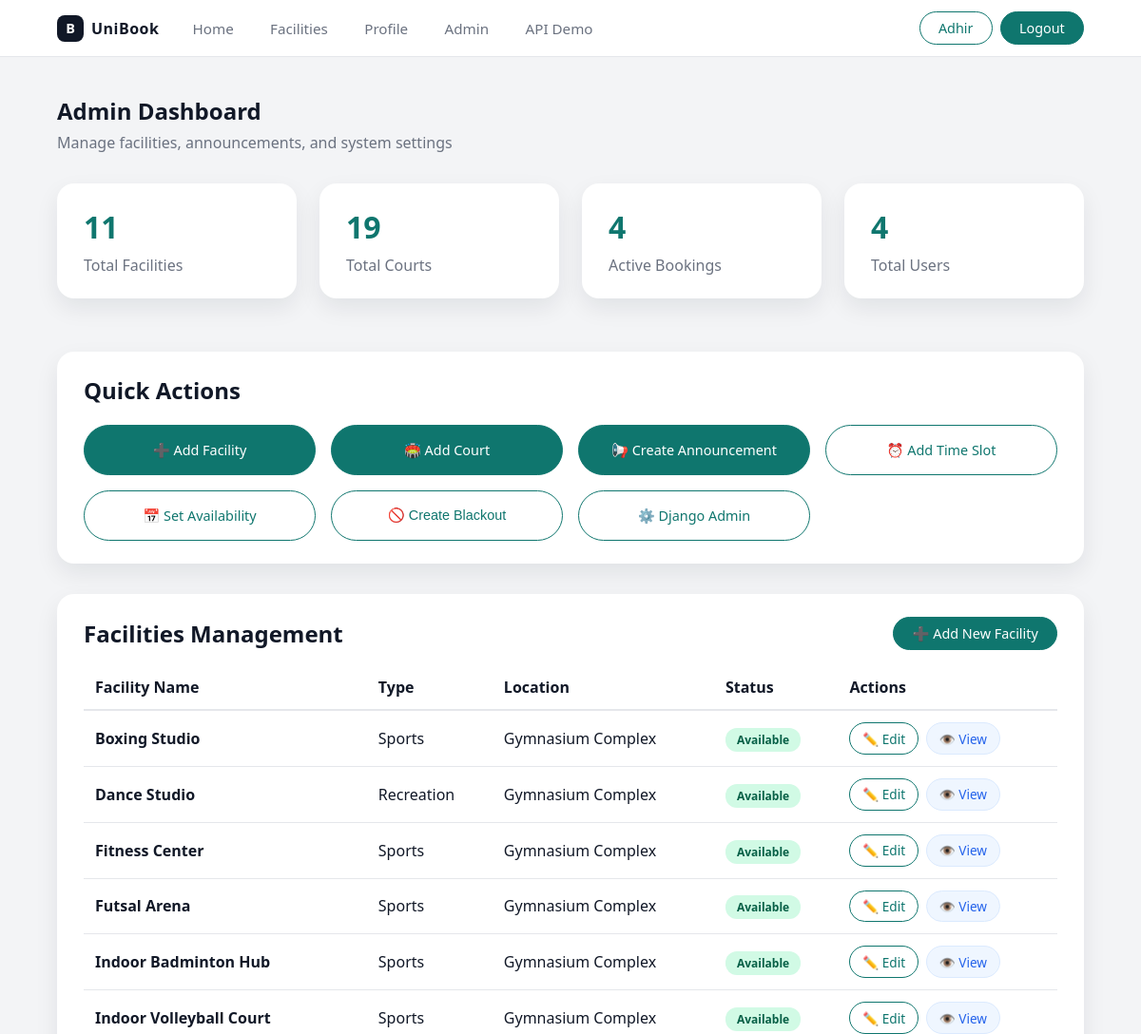
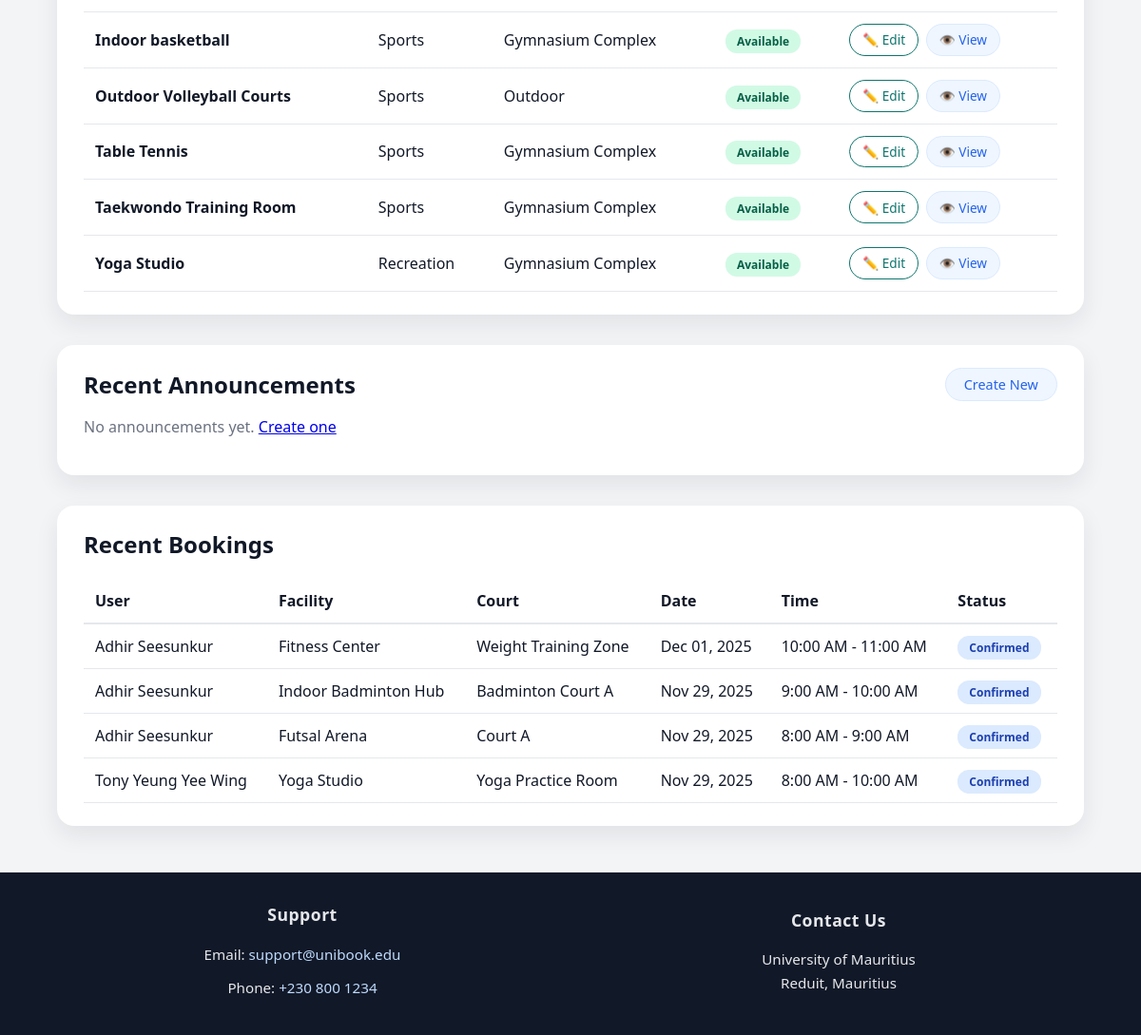
/manage/dashboard/ (signed in), run on an earlier commit of the app's database (2 pictures, top to bottom).
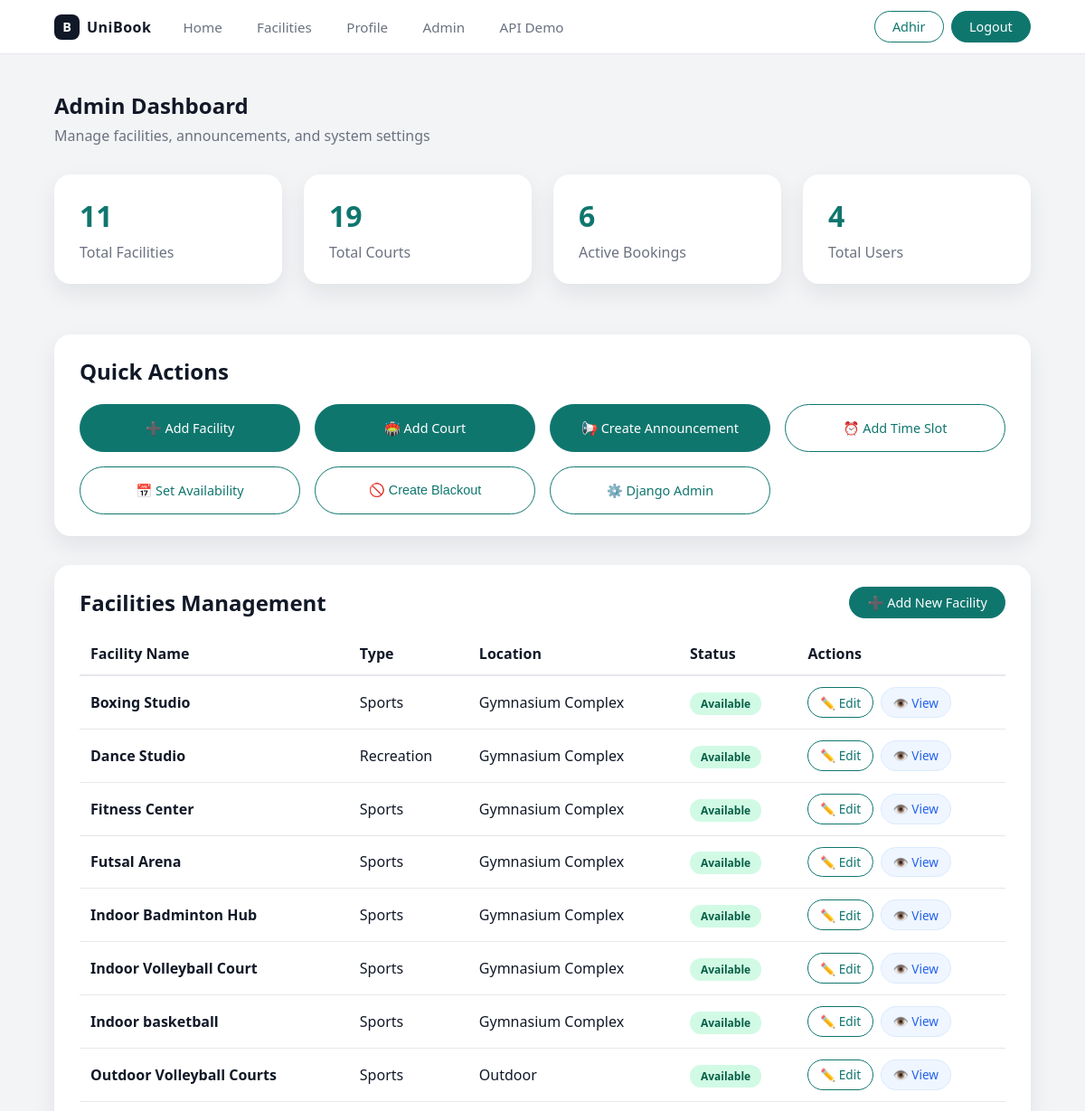
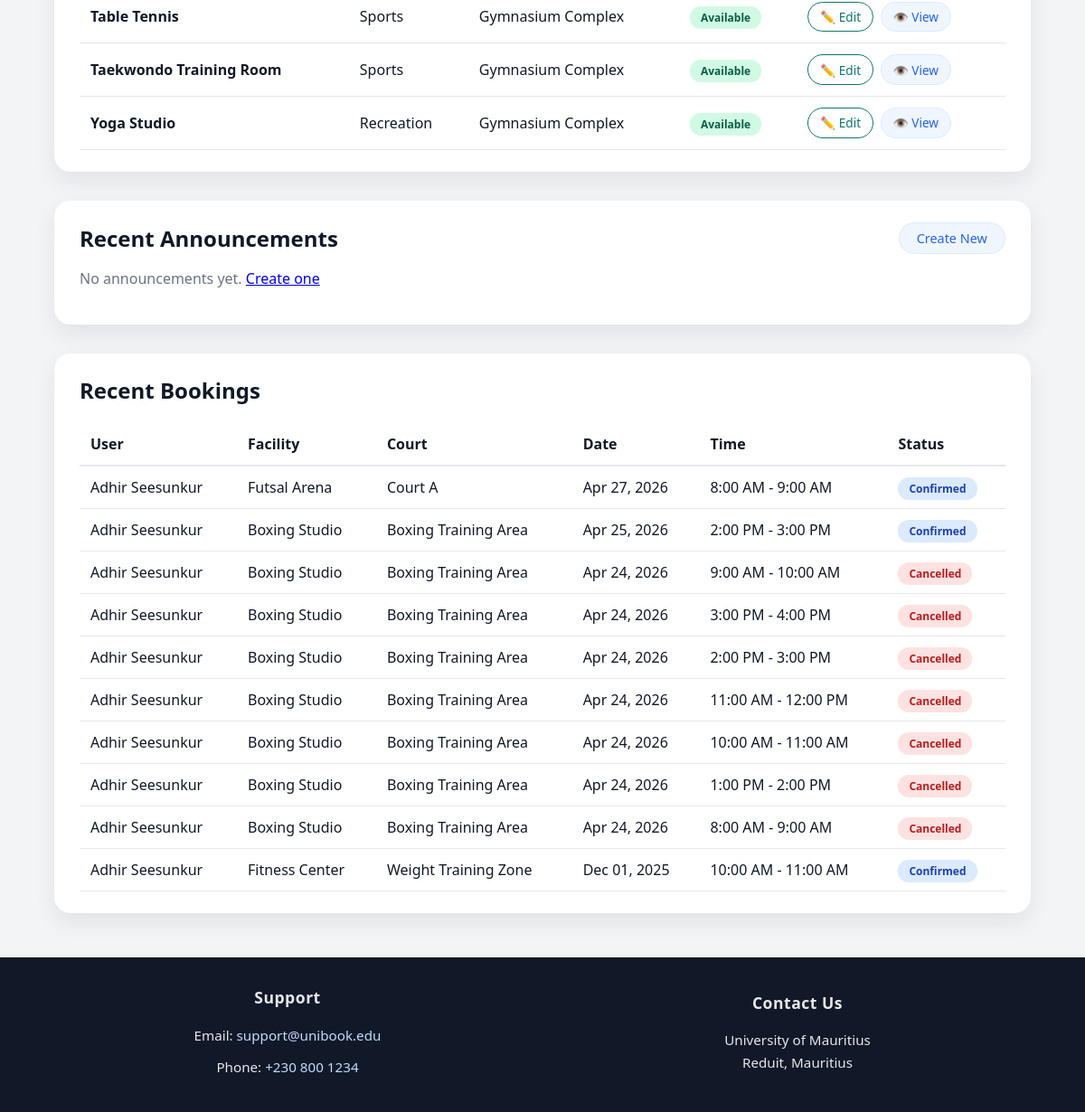
And on a later commit of the database (2 pictures, top to bottom).
### booking_sys/models.py (models this page shows, shortened)
class Facility(models.Model):
    FACILITY_TYPES = [
        ('sports', 'Sports'),
        ('recreation', 'Recreation'),
        ('academic', 'Academic'),
        ('other', 'Other'),
    ]
    FACILITY_STATUS = [
        ('available', 'Available'),
        ('maintenance', 'Under Maintenance'),
        ('closed', 'Closed'),
    ]
    facility_id = models.UUIDField(primary_key=True, default=uuid.uuid4, editable=False)
    facility_name = models.CharField(max_length=200)
    facility_type = models.CharField(max_length=20, choices=FACILITY_TYPES)
    location = models.CharField(max_length=300)
    description = models.TextField(blank=True)
    image_url = models.URLField(blank=True, null=True)
    facility_status = models.CharField(max_length=20, choices=FACILITY_STATUS, default='available')
    likes_count = models.PositiveIntegerField(default=0)

class Booking(models.Model):
    FULFILLMENT_STATUS = [
        ('pending', 'Pending'),
        ('confirmed', 'Confirmed'),
        ('cancelled', 'Cancelled'),
        ('completed', 'Completed'),
    ]
    booking_id = models.UUIDField(primary_key=True, default=uuid.uuid4, editable=False)
    user = models.ForeignKey(User, on_delete=models.CASCADE, related_name='bookings')
    facility = models.ForeignKey('Facility', on_delete=models.CASCADE, related_name='bookings')
    court = models.ForeignKey('Court', on_delete=models.CASCADE, related_name='bookings')
    booking_date = models.DateField()
    start_time = models.TimeField()
    end_time = models.TimeField()
    created_at = models.DateTimeField(auto_now_add=True)
    updated_at = models.DateTimeField(auto_now=True)
    notes = models.TextField(blank=True, default="")
    status = models.CharField(max_length=10, choices=FULFILLMENT_STATUS, default='confirmed')
    slot = models.ForeignKey('Slot', on_delete=models.SET_NULL, null=True, blank=True, related_name='date_bookings')
    class Meta:
        constraints = [
            models.UniqueConstraint(
                fields=['court', 'booking_date', 'start_time'],
                name='unique_court_date_time_booking'
            )
        ]
        ordering = ['booking_date', 'start_time']
        indexes = [
            models.Index(fields=['user', 'booking_date']),
            models.Index(fields=['facility', 'booking_date']),
            models.Index(fields=['court', 'booking_date']),
        ]

class User(AbstractUser):
    MEMBER_TYPES = [
        ('student', 'Student'),
        ('staff', 'Staff'),
        ('admin', 'Administrator'),
    ]
    user_id = models.UUIDField(primary_key=True, default=uuid.uuid4, editable=False)
    email = models.EmailField(unique=True, verbose_name="User Email")
    first_name = models.CharField(max_length=100)
    last_name = models.CharField(max_length=100)
    member_type = models.CharField(max_length=10, choices=MEMBER_TYPES)
    user_phone = models.CharField(max_length=15, blank=True, null=True)
    date_joined = models.DateTimeField(auto_now_add=True)
    is_active = models.BooleanField(default=True)
    USERNAME_FIELD = 'email'
    REQUIRED_FIELDS = ['username','first_name', 'last_name', 'member_type']

class Court(models.Model):
    COURT_STATUS = [
        ('available', 'Available'),
        ('maintenance', 'Under Maintenance'),
        ('closed', 'Closed'),
    ]
    court_id = models.UUIDField(primary_key=True, default=uuid.uuid4, editable=False)
    facility = models.ForeignKey(Facility, on_delete=models.CASCADE, related_name='courts')
    court_name = models.CharField(max_length=200)
    sport_type = models.CharField(max_length=100)
    capacity = models.PositiveIntegerField(validators=[MinValueValidator(1), MaxValueValidator(1000)])
    notes = models.TextField(blank=True, default="None")
    image_url = models.URLField(blank=True, null=True)
    court_status = models.CharField(max_length=20, choices=COURT_STATUS, default='available')

### booking_sys/views.py (the view)
# urls.py: path('manage/dashboard/', views.admin_dashboard, name='admin_dashboard'),
@login_required
@require_http_methods(["GET"])
def admin_dashboard(request):
    if not (request.user.is_staff or request.user.member_type == 'admin'):
        messages.error(request, 'You do not have permission to access this page.')
        return redirect('booking_sys:home')
    from django.utils import timezone
    from datetime import timedelta
    total_facilities = Facility.objects.count()
    total_courts = Court.objects.count()
    total_bookings = Booking.objects.count()
    active_bookings = Booking.objects.filter(status__in=['pending', 'confirmed']).count()
    total_users = User.objects.count()
    recent_announcements = Announcement.objects.filter(status='published').order_by('-created_at')[:5]
    recent_bookings = Booking.objects.order_by('-created_at')[:10]
    recent_users = User.objects.order_by('-date_joined')[:5]
    all_facilities = Facility.objects.all().order_by('facility_name')
    context = {
        'total_facilities': total_facilities,
        'total_courts': total_courts,
        'total_bookings': total_bookings,
        'active_bookings': active_bookings,
        'total_users': total_users,
        'recent_announcements': recent_announcements,
        'recent_bookings': recent_bookings,
        'recent_users': recent_users,
        'all_facilities': all_facilities,
    }
    return render(request, 'admin/dashboard.html', context)

### booking_sys/context_processors.py (called while the page is built)
def site_settings(request):
    return {
        'site_settings': SiteSettings.get_settings()
    }

### booking_sys/models.py (called while the page is built)
    @classmethod
    def get_settings(cls):
        obj, created = cls.objects.get_or_create(pk=1)
        return obj

### booking_sys/templates/admin/dashboard.html (shortened to what the changed rows need)
{% extends 'base.html' %}
{% block content %}
<section class="section">
  <div class="section-header">
    <h1>Admin Dashboard</h1>
  </div>
  <div class="card-grid" style="grid-template-columns: repeat(auto-fit, minmax(200px, 1fr)); margin-bottom: 2rem;">
    <div class="card-section">
      <h3 style="margin: 0; font-size: 2rem; color: var(--primary);">{{ active_bookings }}</h3>
      <p style="margin: 0.5rem 0 0 0; color: var(--text-muted);">Active Bookings</p>
    </div>
  </div>
  <div class="card-section" style="margin-bottom: 2rem;">
    <h2 style="margin-top: 0;">Quick Actions</h2>
  </div>
  <div class="card-section" style="margin-bottom: 2rem;">
    <div style="display: flex; justify-content: space-between; align-items: center; margin-bottom: 1rem;">
      <h2 style="margin: 0;">Facilities Management</h2>
    </div>
    {% if all_facilities %}
      <div style="overflow-x: auto;">
        <table style="width: 100%; border-collapse: collapse;">
          <thead>
            <tr style="border-bottom: 2px solid var(--border-subtle);">
              <th style="text-align: left; padding: 0.75rem;">Facility Name</th>
              <th style="text-align: left; padding: 0.75rem;">Type</th>
              <th style="text-align: left; padding: 0.75rem;">Location</th>
              <th style="text-align: left; padding: 0.75rem;">Status</th>
              <th style="text-align: left; padding: 0.75rem;">Actions</th>
            </tr>
          </thead>
          <tbody>
            {% for facility in all_facilities %}
              <tr style="border-bottom: 1px solid var(--border-subtle);">
                <td style="padding: 0.75rem;">
                  <strong>{{ facility.facility_name }}</strong>
                </td>
                <td style="padding: 0.75rem;">{{ facility.get_facility_type_display }}</td>
                <td style="padding: 0.75rem;">{{ facility.location }}</td>
                <td style="padding: 0.75rem;">
                  <span style="padding: 0.25rem 0.75rem; background: {% if facility.facility_status == 'available' %}#d1fae5{% elif facility.facility_status == 'maintenance' %}#fef3c7{% else %}#fee2e2{% endif %}; color: {% if facility.facility_status == 'available' %}#065f46{% elif facility.facility_status == 'maintenance' %}#92400e{% else %}#b91c1c{% endif %}; border-radius: 12px; font-size: 0.75rem; font-weight: 600;">
                    {{ facility.get_facility_status_display }}
                  </span>
                </td>
                <td style="padding: 0.75rem;">
                  <div style="display: flex; gap: 0.5rem;">
                    <a href="{% url 'booking_sys:edit_facility' facility.facility_id %}" class="btn btn-outline" style="padding: 0.4rem 0.8rem; font-size: 0.85rem;">✏️ Edit</a>
                    <a href="{% url 'booking_sys:facility_detail' facility.facility_name|slugify %}" class="btn btn-soft" style="padding: 0.4rem 0.8rem; font-size: 0.85rem;">👁️ View</a>
                  </div>
                </td>
              </tr>
            {% endfor %}
          </tbody>
        </table>
      </div>
    {% else %}
      <p style="color: var(--text-muted);">No facilities yet. <a href="{% url 'booking_sys:create_facility' %}">Create one</a></p>
    {% endif %}
  </div>
  <div class="card-section" style="margin-bottom: 2rem;">
    <div style="display: flex; justify-content: space-between; align-items: center; margin-bottom: 1rem;">
      <h2 style="margin: 0;">Recent Announcements</h2>
    </div>
  </div>
  <div class="card-section" style="margin-bottom: 2rem;">
    <h2 style="margin-top: 0;">Recent Bookings</h2>
    {% if recent_bookings %}
      <div style="overflow-x: auto;">
        <table style="width: 100%; border-collapse: collapse;">
          <thead>
            <tr style="border-bottom: 2px solid var(--border-subtle);">
              <th style="text-align: left; padding: 0.75rem;">User</th>
              <th style="text-align: left; padding: 0.75rem;">Facility</th>
              <th style="text-align: left; padding: 0.75rem;">Court</th>
              <th style="text-align: left; padding: 0.75rem;">Date</th>
              <th style="text-align: left; padding: 0.75rem;">Time</th>
              <th style="text-align: left; padding: 0.75rem;">Status</th>
            </tr>
          </thead>
          <tbody>
            {% for booking in recent_bookings %}
              <tr style="border-bottom: 1px solid var(--border-subtle);">
                <td style="padding: 0.75rem;">{{ booking.user.first_name }} {{ booking.user.last_name }}</td>
                <td style="padding: 0.75rem;">{{ booking.facility.facility_name }}</td>
                <td style="padding: 0.75rem;">{{ booking.court.court_name }}</td>
                <td style="padding: 0.75rem;">{{ booking.booking_date|date:"M d, Y" }}</td>
                <td style="padding: 0.75rem;">{{ booking.start_time|date:"g:i A" }} - {{ booking.end_time|date:"g:i A" }}</td>
                <td style="padding: 0.75rem;">
                  <span style="padding: 0.25rem 0.75rem; background: {% if booking.status == 'completed' %}#d1fae5{% elif booking.status == 'cancelled' %}#fee2e2{% elif booking.status == 'confirmed' %}#dbeafe{% else %}#fef3c7{% endif %}; color: {% if booking.status == 'completed' %}#065f46{% elif booking.status == 'cancelled' %}#b91c1c{% elif booking.status == 'confirmed' %}#1e40af{% else %}#92400e{% endif %}; border-radius: 12px; font-size: 0.75rem; font-weight: 600;">
                    {{ booking.get_status_display }}
                  </span>
                </td>
              </tr>
            {% endfor %}
          </tbody>
        </table>
      </div>
    {% else %}
      <p style="color: var(--text-muted);">No bookings yet.</p>
    {% endif %}
  </div>
</section>
{% endblock %}

What changed in the data, as far as the page shows it:
no longer on this page (row unchanged): Booking: user.first_name "Adhir", user.last_name "Seesunkur", facility.facility_name "Indoor Badminton Hub", court.court_name "Badminton Court A", booking_date "Nov 29, 2025", start_time "9:00 AM", end_time "10:00 AM", status "Confirmed"
no longer on this page (row unchanged): Booking: user.first_name "Adhir", user.last_name "Seesunkur", facility.facility_name "Futsal Arena", court.court_name "Court A", booking_date "Nov 29, 2025", start_time "8:00 AM", end_time "9:00 AM", status "Confirmed"
no longer on this page (row unchanged): Booking: user.first_name "Tony", user.last_name "Yeung Yee Wing", facility.facility_name "Yoga Studio", court.court_name "Yoga Practice Room", booking_date "Nov 29, 2025", start_time "8:00 AM", end_time "10:00 AM", status "Confirmed"
added Booking: user.first_name "Adhir", user.last_name "Seesunkur", facility.facility_name "Futsal Arena", court.court_name "Court A", booking_date "Apr 27, 2026", start_time "8:00 AM", end_time "9:00 AM", status "Confirmed"
added Booking: user.first_name "Adhir", user.last_name "Seesunkur", facility.facility_name "Boxing Studio", court.court_name "Boxing Training Area", booking_date "Apr 25, 2026", start_time "2:00 PM", end_time "3:00 PM", status "Confirmed"
added Booking: user.first_name "Adhir", user.last_name "Seesunkur", facility.facility_name "Boxing Studio", court.court_name "Boxing Training Area", booking_date "Apr 24, 2026", start_time "9:00 AM", end_time "10:00 AM", status "Cancelled"
added Booking: user.first_name "Adhir", user.last_name "Seesunkur", facility.facility_name "Boxing Studio", court.court_name "Boxing Training Area", booking_date "Apr 24, 2026", start_time "3:00 PM", end_time "4:00 PM", status "Cancelled"
added Booking: user.first_name "Adhir", user.last_name "Seesunkur", facility.facility_name "Boxing Studio", court.court_name "Boxing Training Area", booking_date "Apr 24, 2026", start_time "2:00 PM", end_time "3:00 PM", status "Cancelled"
added Booking: user.first_name "Adhir", user.last_name "Seesunkur", facility.facility_name "Boxing Studio", court.court_name "Boxing Training Area", booking_date "Apr 24, 2026", start_time "11:00 AM", end_time "12:00 PM", status "Cancelled"
added Booking: user.first_name "Adhir", user.last_name "Seesunkur", facility.facility_name "Boxing Studio", court.court_name "Boxing Training Area", booking_date "Apr 24, 2026", start_time "10:00 AM", end_time "11:00 AM", status "Cancelled"
added Booking: user.first_name "Adhir", user.last_name "Seesunkur", facility.facility_name "Boxing Studio", court.court_name "Boxing Training Area", booking_date "Apr 24, 2026", start_time "1:00 PM", end_time "2:00 PM", status "Cancelled"
added Booking: user.first_name "Adhir", user.last_name "Seesunkur", facility.facility_name "Boxing Studio", court.court_name "Boxing Training Area", booking_date "Apr 24, 2026", start_time "8:00 AM", end_time "9:00 AM", status "Cancelled"
Also different on the page:
{{ active_bookings }}: "4" → "6"
